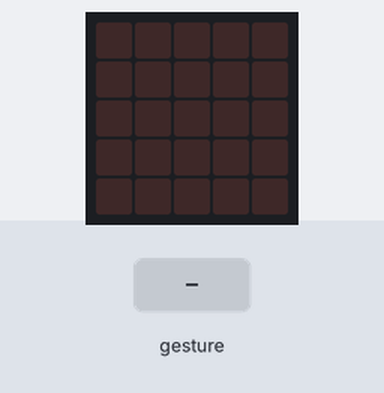
Bench run of a program on a simulated BBC micro:bit running MicroPython. Parts: the board's 5×5 LED display. The inputs (shaded band) are chosen by the test bench. Random numbers come from a fixed seed; a tilt is held for 1.5 s and a shake lasts 1 s, then the board lies face up again.

Above: at 1.2 s.
1.3 s: gesture 'shake'
At 3.7 s:
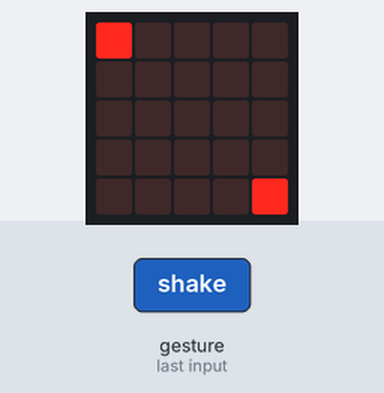
4.0 s: gesture 'shake'
At 5.8 s:
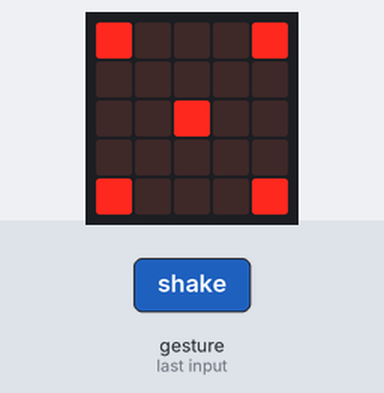
6.7 s: gesture 'shake'
At 9.1 s:
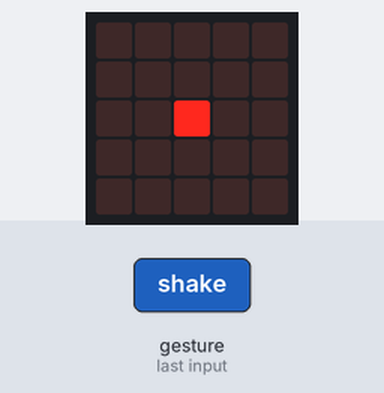
9.4 s: gesture 'shake'
At 11.2 s:
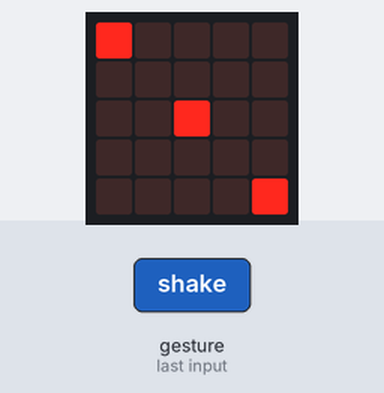
Timing chart, 0 to 12.7 s (numbered marks = the images above; inputs shaded):
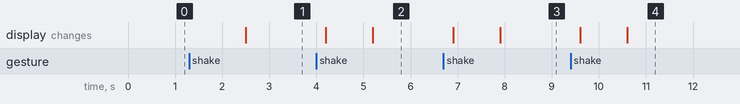

The program:

dice.py
```python
from microbit import Image, accelerometer, display, sleep
import random

one = Image("00000:"
            "00000:"
            "00900:"
            "00000:"
            "00000")

two = Image("90000:"
            "00000:"
            "00000:"
            "00000:"
            "00009")

two2 = Image("00009:"
            "00000:"
            "00000:"
            "00000:"
            "90000")

three = Image("90000:"
              "00000:"
              "00900:"
              "00000:"
              "00009")

three2 = Image("00009:"
              "00000:"
              "00900:"
              "00000:"
              "90000")

four = Image("90009:"
            "00000:"
            "00000:"
            "00000:"
            "90009")

five = Image("90009:"
            "00000:"
            "00900:"
            "00000:"
            "90009")

six = Image("90009:"
            "00000:"
            "90009:"
            "00000:"
            "90009")

six2 = Image("90909:"
            "00000:"
            "00000:"
            "00000:"
            "90909")

dice = [one, one, two, two2, three, three2, four, four, five, five, six, six2]

while True:
    if accelerometer.was_gesture("shake"):
        roll = random.choice(dice)
        display.clear()
        sleep(1000)
        display.show(roll)
```

Measured:
- after the input at 1.3 s, the display: changes after 1.2 s (image 1)
- after the input at 4.0 s, the display: first changes after 0.20 s (image 2 shows a later state)
- after the input at 6.7 s, the display: first changes after 0.20 s (image 3 shows a later state)
- after the input at 9.4 s, the display: first changes after 0.20 s (image 4 shows a later state)
